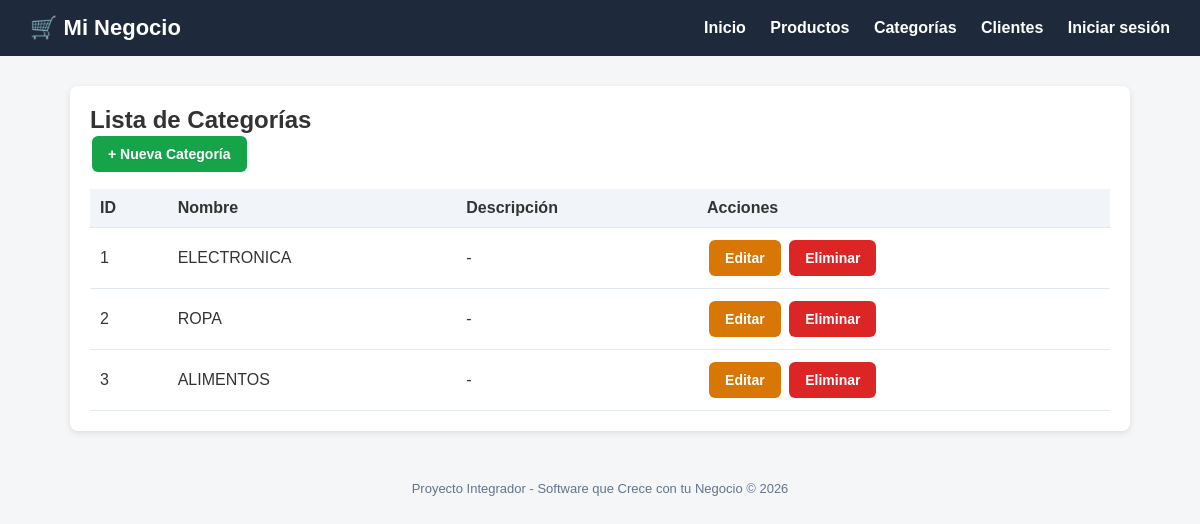
Page /categorias/ on the committed database.
### tienda/models.py (models this page shows, shortened)
class Categoria(models.Model):
    nombre = models.CharField(max_length=100)
    descripcion = models.TextField(blank=True, null=True)
    class Meta:
        verbose_name = "Categoria"
        verbose_name_plural = "Categorías"

### tienda/views.py (the view)
# urls.py: path('categorias/', views.lista_categorias, name='lista_categorias'),
def lista_categorias(request):
    categorias = Categoria.objects.all()
    return render(request, 'tienda/categorias/lista.html', {'categorias': categorias})

### tienda/templates/tienda/categorias/lista.html (shortened to what this page needs)
{% extends 'base.html' %}
{% block content %}
<div class="card">
    <h2>Lista de Categorías</h2>
    <a href="{% url 'crear_categoria' %}" class="btn btn-success">+ Nueva Categoría</a>
    <table>
        <thead>
            <tr>
                <th>ID</th>
                <th>Nombre</th>
                <th>Descripción</th>
                <th>Acciones</th>
            </tr>
        </thead>
        <tbody>
            {% for categoria in categorias %}
            <tr>
                <td>{{ categoria.id }}</td>
                <td>{{ categoria.nombre }}</td>
                <td>{{ categoria.descripcion|default:"-" }}</td>
                <td>
                    <a href="{% url 'editar_categoria' categoria.pk %}" class="btn btn-warning">Editar</a>
                    <a href="{% url 'eliminar_categoria' categoria.pk %}" class="btn btn-danger">Eliminar</a>
                </td>
            </tr>
            {% empty %}
            <tr>
                <td colspan="4">No hay categorías registradas.</td>
            </tr>
            {% endfor %}
        </tbody>
    </table>
</div>
{% endblock %}

### tienda/templates/base.html (style rules this page uses)
* { margin: 0; padding: 0; box-sizing: border-box; }
body { font-family: Arial, sans-serif; background: #f4f6f8; color: #333; }
.card { background: #fff; border-radius: 8px; padding: 20px; box-shadow: 0 2px 6px rgba(0,0,0,0.1); margin-bottom: 20px; }
.btn { display: inline-block; padding: 10px 16px; border-radius: 6px; text-decoration: none; color: #fff; font-weight: bold; border: none; cursor: pointer; font-size: 14px; margin: 2px; }
.btn-success { background: #16a34a; }
.btn-danger { background: #dc2626; }
.btn-warning { background: #d97706; }
table { width: 100%; border-collapse: collapse; margin-top: 15px; }
th, td { padding: 10px; text-align: left; border-bottom: 1px solid #e2e8f0; }
th { background: #f1f5f9; }

### rows in the picture
Categoria: id "1", nombre "ELECTRONICA", descripcion "-"
Categoria: id "2", nombre "ROPA", descripcion "-"
Categoria: id "3", nombre "ALIMENTOS", descripcion "-"
